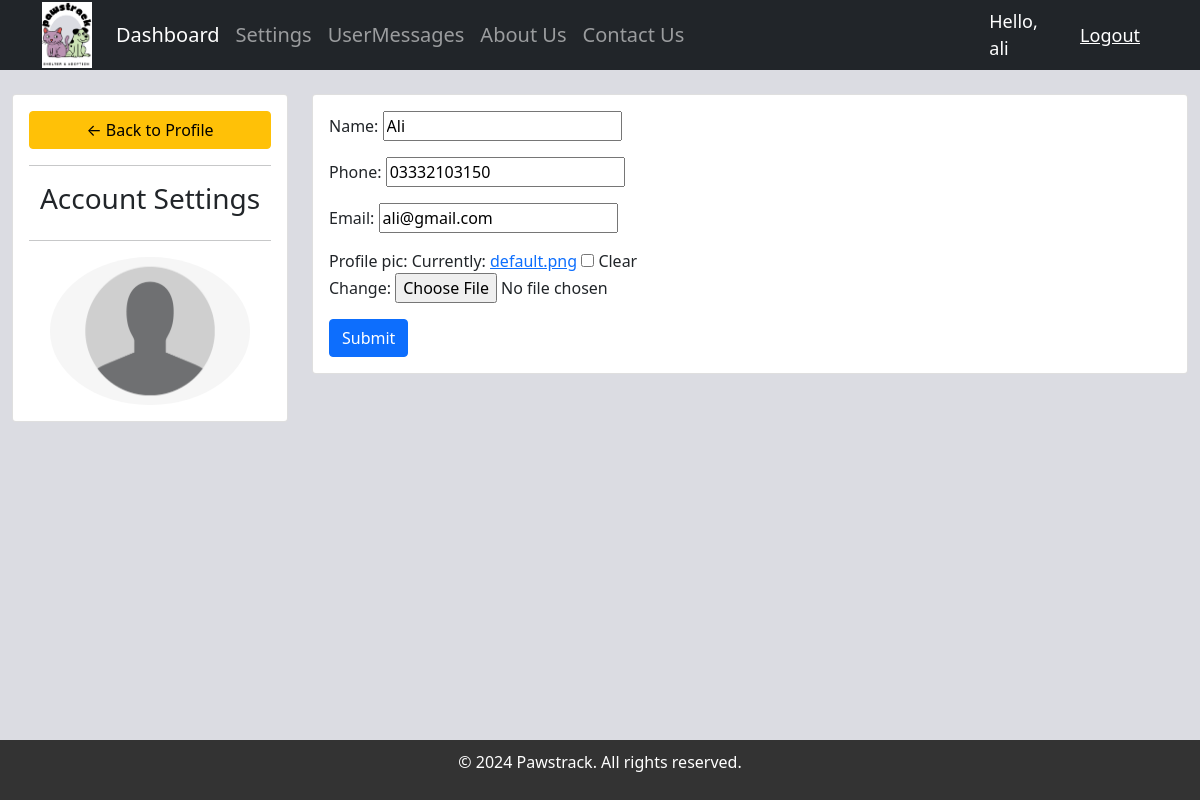
/account/ (signed in), run on the app's committed database.
### accounts/models.py (models this page shows, shortened)
class Customer(models.Model):
	user = models.OneToOneField(User, null=True, blank=True, on_delete=models.CASCADE)
	name = models.CharField(max_length=200, null=True)
	phone = models.CharField(max_length=200, null=True)
	email = models.CharField(max_length=200, null=True)
	profile_pic = models.ImageField(default='default.png', null=True, blank=True)
	date_created = models.DateTimeField(auto_now_add=True, null=True)

### accounts/decorators.py (the view)
		def wrapper_func(request, *args, **kwargs):
			group = None
			if request.user.groups.exists():
				group = request.user.groups.all()[0].name
			if group in allowed_roles:
				return view_func(request, *args, **kwargs)
			else:
				return HttpResponse('You are not authorised to view this page')

### accounts/forms.py
class CustomerForm(ModelForm):
	class Meta:
		model = Customer
		fields = '__all__'
		exclude = ['user']

### accounts/views.py (called while the page is built)
@login_required(login_url='login')
@allowed_users(allowed_roles=['customer'])
def accountSettings(request):
	customer = request.user.customer
	form = CustomerForm(instance=customer)
	if request.method == 'POST':
		form = CustomerForm(request.POST, request.FILES, instance=customer)
		if form.is_valid():
			form.save()
	context = {'form': form}
	return render(request, 'accounts/account_settings.html', context)

### accounts/templates/accounts/account_settings.html (shortened to what this page needs)
{% extends 'accounts/main.html' %}
{% load static %}
{% block content %}
<br>
<div class="row">
	<div class="col-md-3">
		<div class="card card-body">
			<a class="btn btn-warning" href="{% url 'home' %}"> &#8592; Back to Profile</a>
			<hr>
			<h3 style="text-align: center">Account Settings</h3>
			<hr>
			<img class="profile-pic" src="{{request.user.customer.profile_pic.url}}" >
		</div>
	</div>
	<div class="col-md-9">
		<div class="card card-body">
			<form method="POST" action="" enctype="multipart/form-data">
				{{form.as_p}}
			<input class="btn btn-primary" type="submit" name="Update Information">
			</form>
		</div>
	</div>
</div>
{% endblock content %}

### accounts/templates/accounts/navbar.html (shortened to what this page needs)
{% load static %}
<nav class="navbar navbar-expand-lg navbar-dark bg-dark">
  <div class="container-fluid">
    <a class="navbar-brand" href="{% url 'home' %}">
      <img width="50" src="{% static 'images/PAWS.png' %}">
    </a>
    <div class="collapse navbar-collapse" id="navbarNav">
      <ul class="navbar-nav">
        {% if request.user.is_staff %}
        <li class="nav-item">
          <a class="nav-link active" aria-current="page" href="{% url 'home' %}">Dashboard</a>
          <li class="nav-item">
            <a class="nav-link" href="{% url 'account' %}">Settings</a>
          </li>
          <li class="nav-item">
            <a class="nav-link" href="{% url 'messages' %}">UserMessages</a>
          </li>
        </li>
        {% else %}
        <li class="nav-item">
          <a class="nav-link" href="{% url 'account' %}">Settings</a>
        </li>
        {% endif %}
        <li class="nav-item">
          <a class="nav-link" href="{% url 'about' %}">About Us</a>
        </li>
        <li class="nav-item">
          <a class="nav-link" href="{% url 'contact' %}">Contact Us</a>
        </li>
      </ul>
    </div>
  </div>
  <span class="hello-msg">Hello, {{request.user}}</span>
  <span><a class="hello-msg" href="{% url 'logout' %}">Logout</a></span>
</nav>

### static/css/main.css (style rules this page uses)
body { background-color: #dbdce2; }

### accounts/templates/accounts/navbar.html (style rules this page uses)
.hello-msg { font-size: 18px; color: #fff; margin-right: 30px; }
.navbar { width: 100%; height: 70px; top: 0; display: flex; justify-content: space-between; align-items: center; font-size: 20px; padding: 0 30px; }

### accounts/templates/accounts/account_settings.html (style rules this page uses)
.profile-pic { max-width: 200px; max-height: 200px; margin: 0 auto; border-radius: 50%; }

### data on the page
Customer: name "Ali", phone "03332103150", email "ali@gmail.com"

### other printed values
{{ request.user }} "ali"
